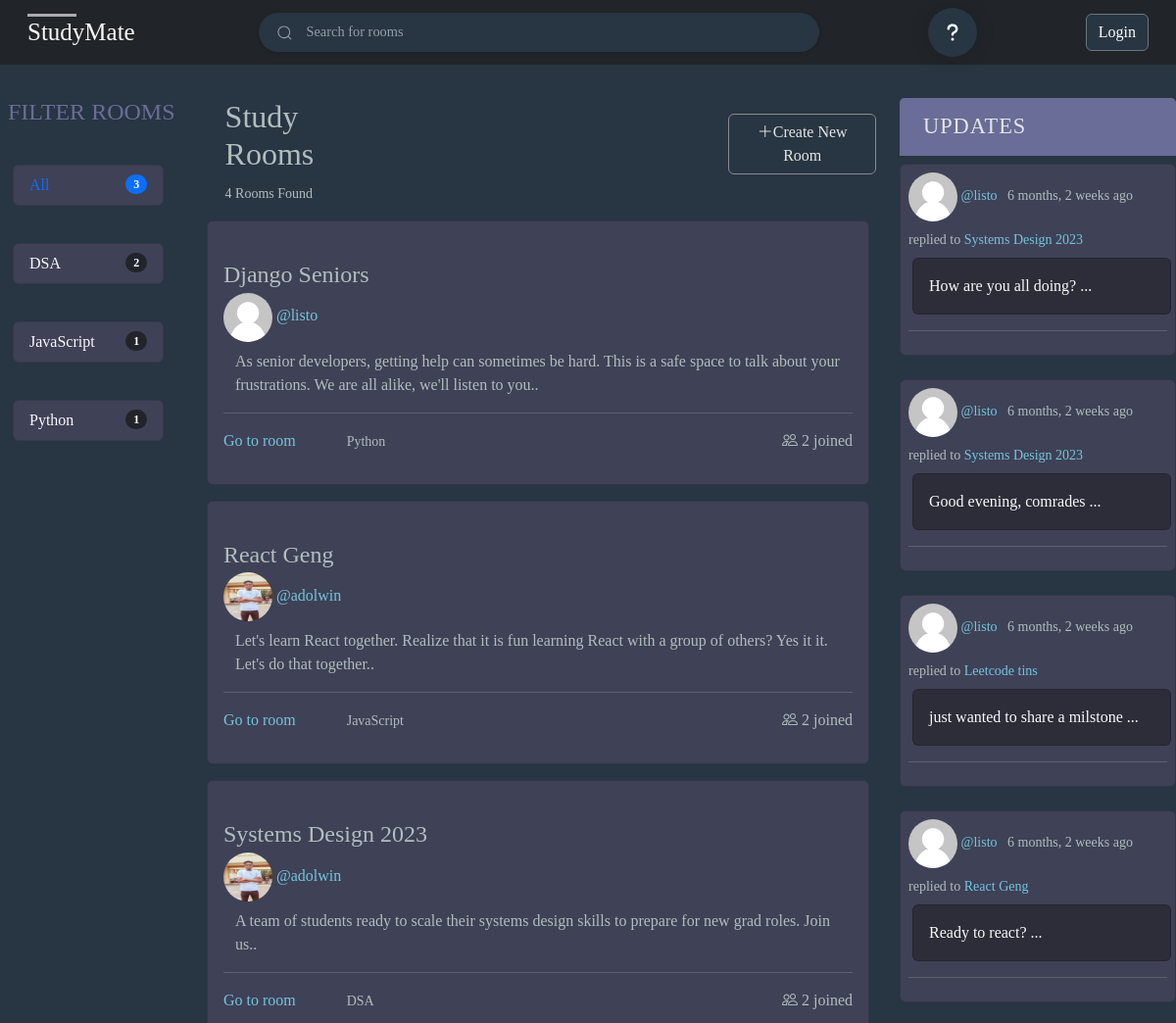
The app's page / (upper part), older data.
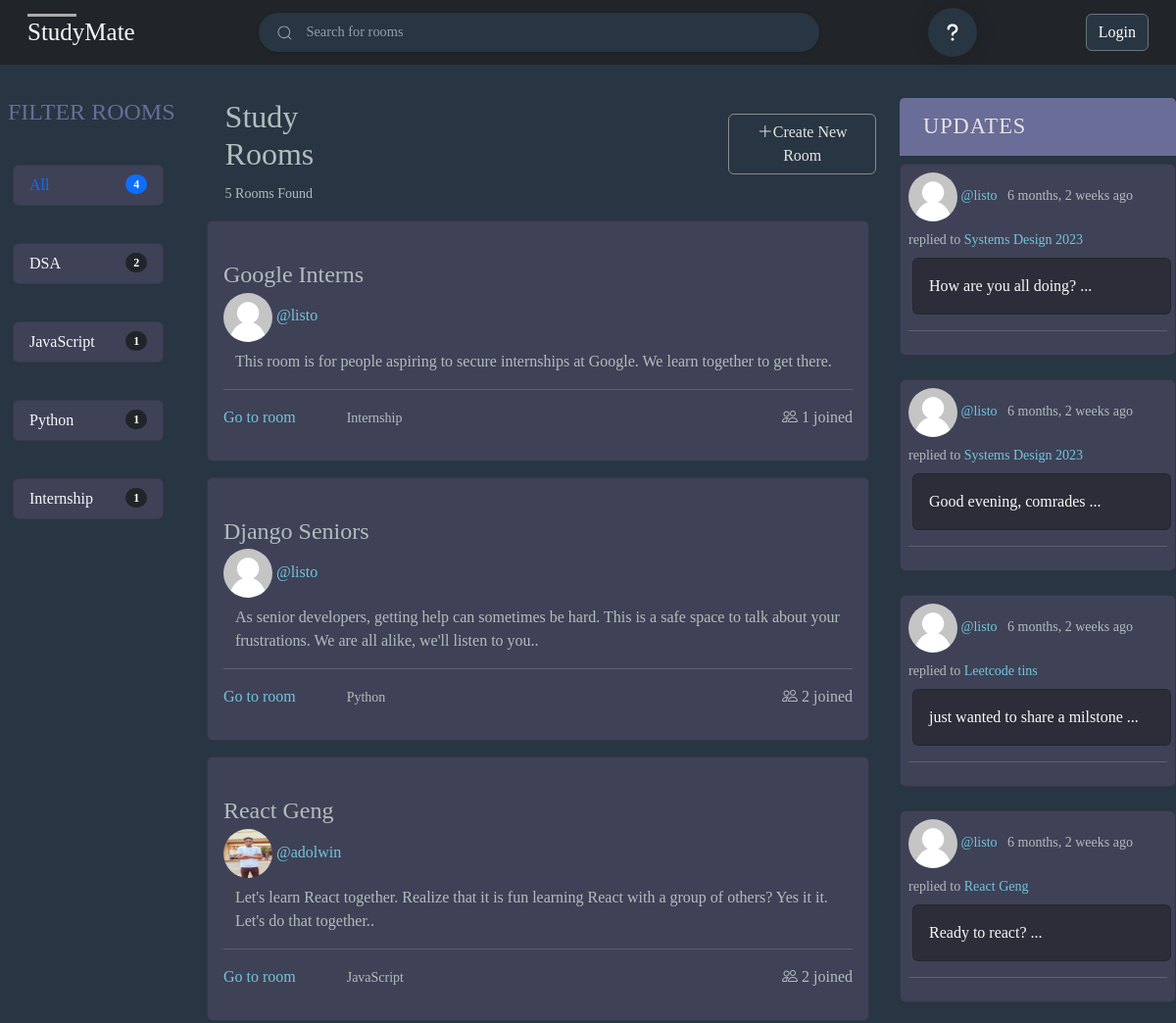
The same page, newer data.
### baseapp/models.py (models this page shows, shortened)
class Topic(models.Model):
    name = models.CharField(max_length=200)
    def __str__(self):
        return self.name

class Room(models.Model):
    host =  models.ForeignKey(User, on_delete=models.SET_NULL, null=True)
    topic = models.ForeignKey(Topic, on_delete=models.SET_NULL, null=True)
    name = models.CharField(max_length=200)
    description = models.TextField(null=True, blank=True)
    participants = models.ManyToManyField(User, related_name='participants', blank=True) #This establishes a many to many relationship between room and participants
    created = models.DateField(auto_now=True)
    updated = models.DateTimeField(auto_now_add=True)
    class Meta:
        ordering = ['-updated', '-created']
    def __str__(self):
        return self.name

class Profile(models.Model):
    user = models.OneToOneField(User, null=True, on_delete=models.CASCADE)
    first_name = models.CharField(null=True, max_length=200)
    last_name = models.CharField( null=True, max_length=200)
    avatar = models.ImageField(default='default_avatar.jpg', upload_to='profile_images')
    header = models.ImageField(default='default_header.png', upload_to='profile_images')
    bio = models.TextField(null=True, blank=True)
    bookmarks = models.ManyToManyField(Message, related_name='bookmarks', blank=True)

class Message(models.Model):
    user = models.ForeignKey(User, on_delete=models.CASCADE)
    room = models.ForeignKey(Room, on_delete=models.CASCADE)
    body = models.TextField()
    image = models.FileField(upload_to='profile_images', null=True, blank=True)
    created = models.DateField(auto_now=True)
    updated = models.DateTimeField(auto_now_add=True)
    likes = models.IntegerField(default=0)
    dislikes = models.IntegerField(default=0)
    def __str__(self):
        return self.body[:50]

### baseapp/views.py (the view)
# urls.py: path('', views.home, name="home"),
def home(request):
    q = request.GET.get('q') if request.GET.get('q') != None else ''
    rooms = Room.objects.filter(
        Q(topic__name__icontains=q) |
        Q(name__icontains=q) |
        Q(description__icontains=q)
    )
    topics = Topic.objects.all()
    room_count = rooms.count()
    recent_messages = Message.objects.filter(
        Q(room__topic__name__icontains=q)).order_by('-updated')
    context = {
        'rooms': rooms,
        'topics': topics,
        'room_count': room_count,
        'recent_messages': recent_messages
    }
    return render(request, 'baseapp/home.html', context)

### baseapp/templates/baseapp/home.html (shortened to what this page needs)
{% extends 'main.html' %}
{% block content %}
<div class="mx-0 ">
  <div class="row">
    <div class="col-2 main-feed-display d-none d-md-block">
      {% include 'baseapp/topic_component.html' %}
    </div>
    <div class="col-7 main-feed-display">
      <div class="top-room-section">
        <span class="study-room">
          <h2>Study Rooms</h2>
          <small>{{room_count}} Room{{room_count | pluralize}} Found</small>
        </span class=''>
        <span class="create-new-room">
          <a class="create-room btn mt-3" href="{% url 'create_room' %}"><i class="bi bi-plus-lg"></i>Create New
            Room</a>
        </span>
        <br>
      </div>
      {% include 'baseapp/home_feed.html' %}
    </div>
    <div class="col-3 main-feed-display d-none d-md-block ">
      {% include 'baseapp/activities_component.html' %}
    </div>
  </div>
</div>
{% endblock content %}

### baseapp/templates/baseapp/topic_component.html
<div class="topics-header ms-2">
    <h4>Filter rooms</h4>
</div>
<div class="list-group">
    <a class="btn" href="{% url 'home' %}">
        <li class="list-group-item d-flex justify-content-between align-items-center topic-container text-primary">
            <div>
                All
            </div>
            <span class="badge rounded-pill  bg-primary">{{topics.count}}</span>
        </li>
    </a>
</div>
<br>
{% for topic in topics %}
<div class="list-group ">
    <a class="btn " href="{% url 'home' %}?q={{topic.name}}">
        <li class="list-group-item d-flex justify-content-between align-items-center topic-container text-light">
            {{topic.name}}
            <span class="badge bg-dark rounded-pill">{{topic.room_set.all.count}}</span>
        </li>
    </a>
</div>
<br>
{% endfor %}

### baseapp/templates/baseapp/home_feed.html
{% load static %}
<div class="">
  {% for room in rooms %}
  <div class="card my-3 m-auto room-list-container">
    <div class="card-body my-3">
      <h5 class="card-title ">
        <h4 href="{% url 'room' room.id %}">{{room.name}}</h4>
      </h5>
      <h6 class="card-subtitle mb-2 text-muted">
        {% if room.host.profile.avatar %}
        <img src="{{room.host.profile.avatar.url}}" alt="Avatar" class="profile-pic">
        {% else %}
        <img class="profile-pic" src="{% static 'images/my.jpg' %}" alt="profile pic">
        {% endif %}
        <a href="{% url 'user-profile' room.host.id %}">
          <div>
          @{{room.host}}
        </div>
        </a>
      </h6>
      <p class="card-text container">{{room.description}}.</p>
      <hr>
      <a href="{% url 'room' room.id %}" class="">Go to room</a>
      <small class="ms-5">{{room.topic}}</small>
      <div class="float-end">
        <i class="bi bi-people"></i>
        {{room.participants.count}} joined
      </div>
    </div>
  </div>
  {% endfor %}
  <br>
</div>

### baseapp/templates/baseapp/activities_component.html (shortened to what this page needs)
{% load static %}
<div class="">
    <div class="activities-header">
        <h3>
            Updates
        </h3>
    </div>
    <div class="recent-container">
        {% for message in recent_messages %}
        <div class='activity-container p-2 card'>
            <small>
                {% if message.user.profile.avatar %}
                <img src="{{message.user.profile.avatar.url}}" alt="Avatar" class="profile-pic">
                {% else %}
                <img class="profile-pic" src="{% static 'images/my.jpg' %}" alt="profile pic">
                {% endif %}
                <a href="{% url 'user-profile' message.user.id %}">@{{message.user}}</a> &nbsp;
                {{message.updated|timesince}} ago
            </small>
            <small class="my-2">replied to <a href="{% url 'room' message.room.id %}">{{message.room}}</a></small>
            <div class="container activity-message ms-1 p-3 text-light card">
                {{message}} ...
            </div>
            <hr>
        </div>
        <br>
        {% endfor %}
    </div>
</div>

Row changes from the older to the newer data that the page shows:
no longer on this page (row unchanged): Room: name "Systems Design 2023", host.profile.avatar (picture), host "adolwin", description "A team of students ready to scale their systems design skills to prepare for new grad roles. Join us.", topic "DSA", participants.count "2"
added Topic: name "Internship", room_set.all.count "1"
added Room: name "Google Interns", host.profile.avatar (placeholder picture), host "listo", description "This room is for people aspiring to secure internships at Google. We learn together to get there", topic "Internship", participants.count "1"
Text that changed along with them:
{{ topics.count }}: "3" → "4"
{{ room_count }}: "4" → "5"
